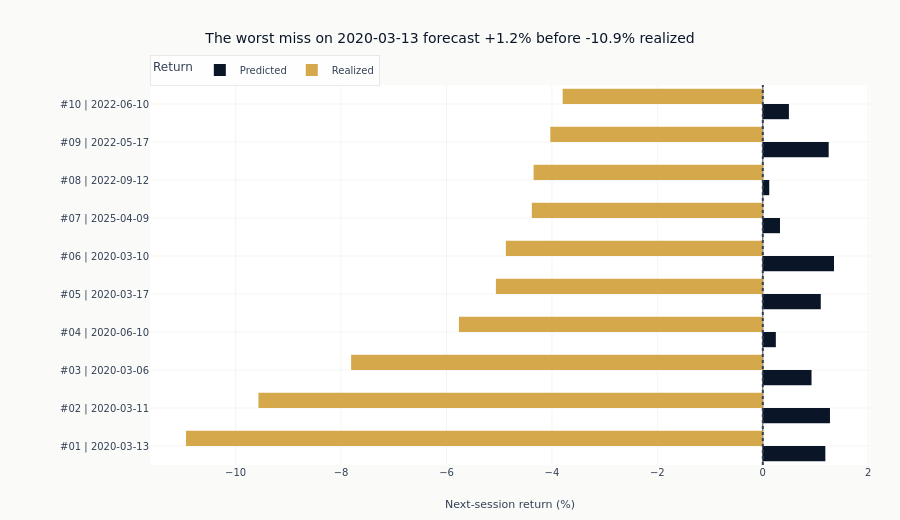

Notebook code for this chart:
### Code cell
fig = px.bar(
    forecast_long,
    x="return_pct",
    y="trade_label",
    color="series",
    orientation="h",
    barmode="group",
    color_discrete_map={"Predicted": COLORS["blue"], "Realized": COLORS["amber"]},
    category_orders={"trade_label": entry_order},
    title=(
        f"The worst miss on {worst_miss['entry_time']:%Y-%m-%d} forecast "
        f"{worst_miss['predicted_pct']:+.1f}% before {worst_miss['actual_pct']:+.1f}% realized"
    ),
    labels={
        "return_pct": "Next-session return (%)",
        "trade_label": "",
        "series": "Return",
    },
)
fig.add_vline(x=0, line_color=COLORS["neutral"], line_dash="dot")
fig.update_yaxes(automargin=True)
fig.update_layout(
    height=520,
    margin=dict(l=150, r=30, t=85, b=55),
    legend=dict(orientation="h", y=1.08),
)
fig.show()

### Figure 1 — Plotly figure (JSON) as saved in the notebook; plotly's stock layout.template omitted (floating-point values rounded to 4 significant figures)
{"data": [{"alignmentgroup": "True", "hovertemplate": "Return=Predicted<br>Next-session return (%)=%{x}<br>=%{y}<extra></extra>", "legendgroup": "Predicted", "marker": {"color": "#0a1628", "pattern": {"shape": ""}}, "name": "Predicted", "offsetgroup": "Predicted", "orientation": "h", "showlegend": true, "textposition": "auto", "type": "bar", "x": [1.187, 1.274, 0.9246, 0.2473, 1.1, 1.351, 0.3265, 0.1223, 1.25, 0.4955], "xaxis": "x", "y": ["#01 | 2020-03-13", "#02 | 2020-03-11", "#03 | 2020-03-06", "#04 | 2020-06-10", "#05 | 2020-03-17", "#06 | 2020-03-10", "#07 | 2025-04-09", "#08 | 2022-09-12", "#09 | 2022-05-17", "#10 | 2022-06-10"], "yaxis": "y"}, {"alignmentgroup": "True", "hovertemplate": "Return=Realized<br>Next-session return (%)=%{x}<br>=%{y}<extra></extra>", "legendgroup": "Realized", "marker": {"color": "#D4A84B", "pattern": {"shape": ""}}, "name": "Realized", "offsetgroup": "Realized", "orientation": "h", "showlegend": true, "textposition": "auto", "type": "bar", "x": [-10.94, -9.568, -7.809, -5.765, -5.063, -4.875, -4.382, -4.348, -4.031, -3.797], "xaxis": "x", "y": ["#01 | 2020-03-13", "#02 | 2020-03-11", "#03 | 2020-03-06", "#04 | 2020-06-10", "#05 | 2020-03-17", "#06 | 2020-03-10", "#07 | 2025-04-09", "#08 | 2022-09-12", "#09 | 2022-05-17", "#10 | 2022-06-10"], "yaxis": "y"}], "layout": {"barmode": "group", "height": 520, "legend": {"orientation": "h", "title": {"text": "Return"}, "tracegroupgap": 0, "y": 1.08}, "margin": {"b": 55, "l": 150, "r": 30, "t": 85}, "shapes": [{"line": {"color": "#334155", "dash": "dot"}, "type": "line", "x0": 0, "x1": 0, "xref": "x", "y0": 0, "y1": 1, "yref": "y domain"}], "title": {"text": "The worst miss on 2020-03-13 forecast +1.2% before -10.9% realized"}, "xaxis": {"anchor": "y", "domain": [0.0, 1.0], "title": {"text": "Next-session return (%)"}}, "yaxis": {"anchor": "x", "automargin": true, "categoryarray": ["#01 | 2020-03-13", "#02 | 2020-03-11", "#03 | 2020-03-06", "#04 | 2020-06-10", "#05 | 2020-03-17", "#06 | 2020-03-10", "#07 | 2025-04-09", "#08 | 2022-09-12", "#09 | 2022-05-17", "#10 | 2022-06-10"], "categoryorder": "array", "domain": [0.0, 1.0], "title": {"text": ""}}}}
